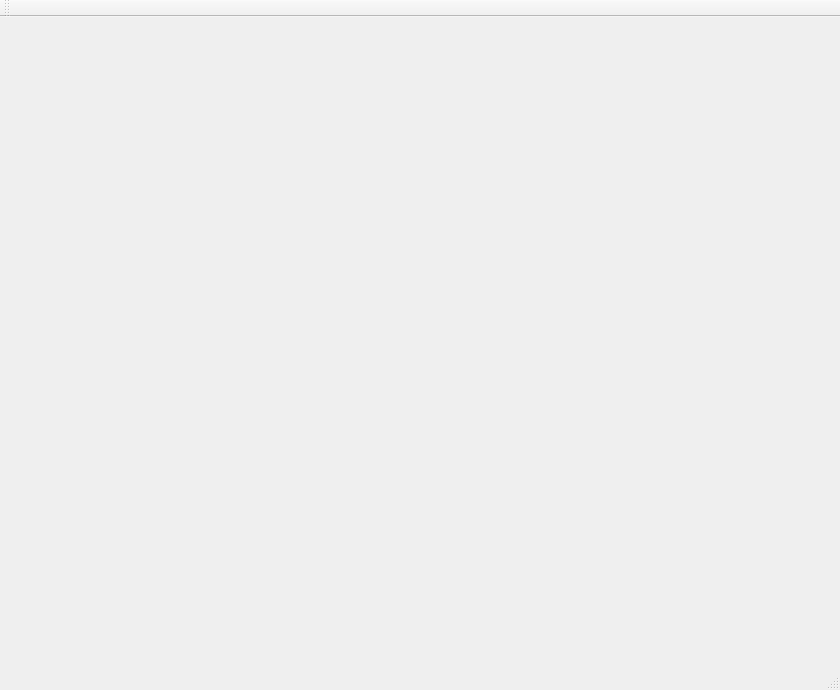
<?xml version="1.0" encoding="UTF-8"?>
<ui version="4.0">
 <class>ChessClass</class>
 <widget class="QMainWindow" name="ChessClass">
  <property name="geometry">
   <rect>
    <x>0</x>
    <y>0</y>
    <width>840</width>
    <height>690</height>
   </rect>
  </property>
  <property name="windowTitle">
   <string>Chess</string>
  </property>
  <widget class="QWidget" name="centralWidget"/>
  <widget class="QMenuBar" name="menuBar">
   <property name="geometry">
    <rect>
     <x>0</x>
     <y>0</y>
     <width>840</width>
     <height>21</height>
    </rect>
   </property>
  </widget>
  <widget class="QToolBar" name="mainToolBar">
   <attribute name="toolBarArea">
    <enum>TopToolBarArea</enum>
   </attribute>
   <attribute name="toolBarBreak">
    <bool>false</bool>
   </attribute>
  </widget>
  <widget class="QStatusBar" name="statusBar"/>
 </widget>
 <layoutdefault spacing="6" margin="11"/>
 <resources>
  <include location="Chess.qrc"/>
 </resources>
 <connections/>
</ui>
